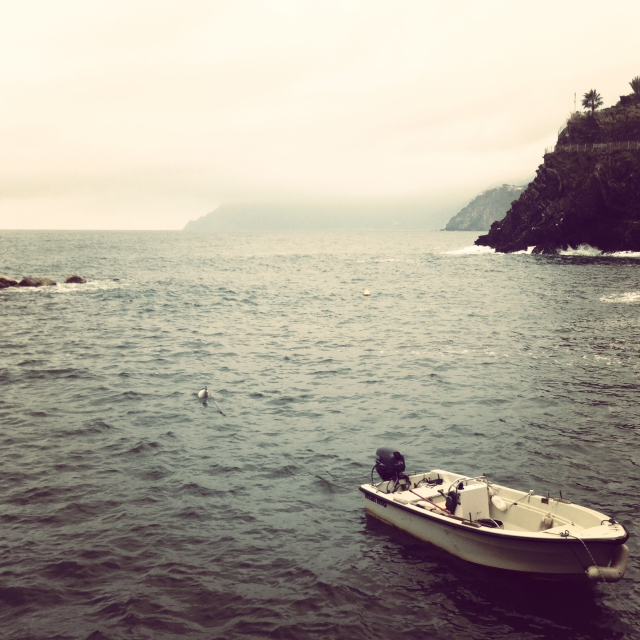
#> input picture test_img/image-10.jpg, 1280 x 1280 px (shown at 1/2 size)
$ python -i image_processing.py   (imports and definitions only)   (older library calls are emulated)
#> lines starting #> are read from the running program, lines starting #| are printed output that depends on the picture; after the words box and inside, x2 and y2 are one past the last pixel; in counts of white or black regions, pixels touching at a corner belong together
import qrcode
from PIL import Image, ImageFont, ImageDraw
import math


# [130 lines left out: functions add_QRCode, slice, rotate, not called in this run]


def round_corner(input_file_addr, radius=0.15, fixed=0):
    """
    Rounding corner to figure

    Parameters
    ----------
    input_file_addr: The address of input figure
    radius: If fixed = 0, radius represent in ratio; If fixed = 1, radius represent in pixel;
    fixed: 0 for using relative position, 1 for using fixed pixel position. (default = 0)

    Returns
    -------
    figure object

    """
#> called with input_file_addr = '../../test_img/image-10.jpg', radius = 0.15, fixed = 0
    image = Image.open(input_file_addr)
#> image is the input picture: PIL image 1280x1280 RGB; mean R, G, B 172.3, 164.5, 152.8
    imageW, imageH = image.size
#> imageW = 1280; imageH = 1280
    if fixed == 0:
        if radius >= 0.5:
            radius = 0.5
        radius = (int)(min(imageW, imageH) * radius)
#> radius = 192
    else:
        radius = min(radius, imageW / 2, imageH / 2)

    circle = Image.new('L', (radius * 2, radius * 2), 0)
#> circle: PIL image 384x384 L; every value is 0
    draw = ImageDraw.Draw(circle)
    draw.ellipse((0, 0, radius * 2, radius * 2), fill=255)
    alpha = Image.new('L', image.size, "white")
#> alpha: PIL image 1280x1280 L; every value is 255
    w, h = image.size
#> w = 1280; h = 1280
    alpha.paste(circle.crop((0, 0, radius, radius)), (0, 0))
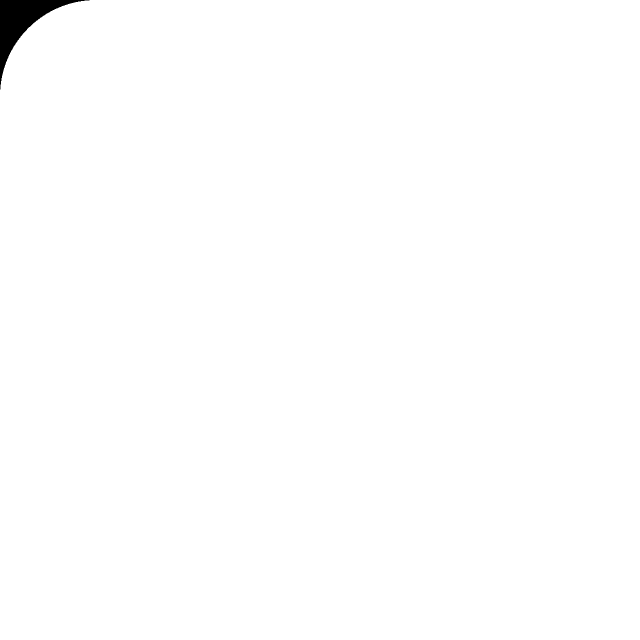
#> alpha: PIL image 1280x1280 L (shown at 1/2 size); 99.5% white; 1 black region, box (x1, y1, x2, y2) and area: (0, 0, 179, 179) 7966
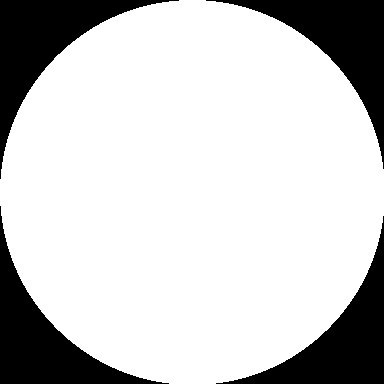
#> circle: PIL image 384x384 L; 78.9% white; 4 black regions, box (x1, y1, x2, y2) and area: (0, 0, 179, 179) 7966, (206, 0, 384, 169) 7787, (0, 206, 169, 384) 7787, (216, 216, 384, 384) 7609
    alpha.paste(circle.crop((0, radius, radius, radius * 2)), (0, h - radius))
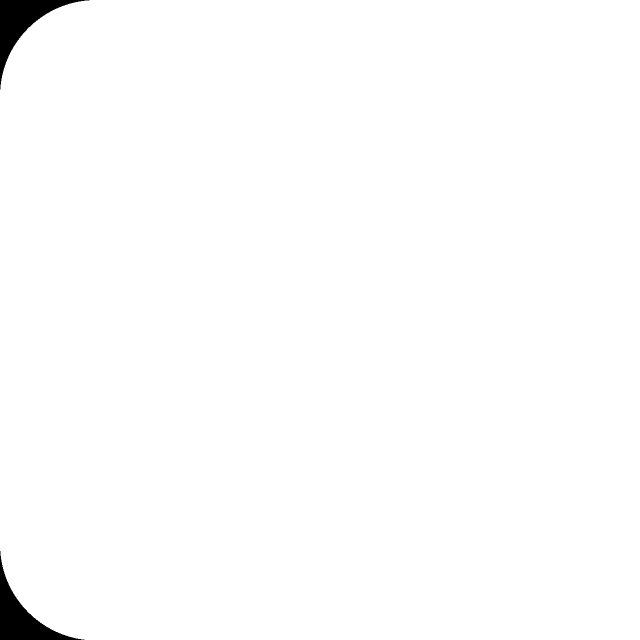
#> alpha: PIL image 1280x1280 L (shown at 1/2 size); 99% white; 2 black regions, box (x1, y1, x2, y2) and area: (0, 0, 179, 179) 7966, (0, 1102, 169, 1280) 7787
    alpha.paste(circle.crop((radius, 0, radius * 2, radius)), (w - radius, 0))
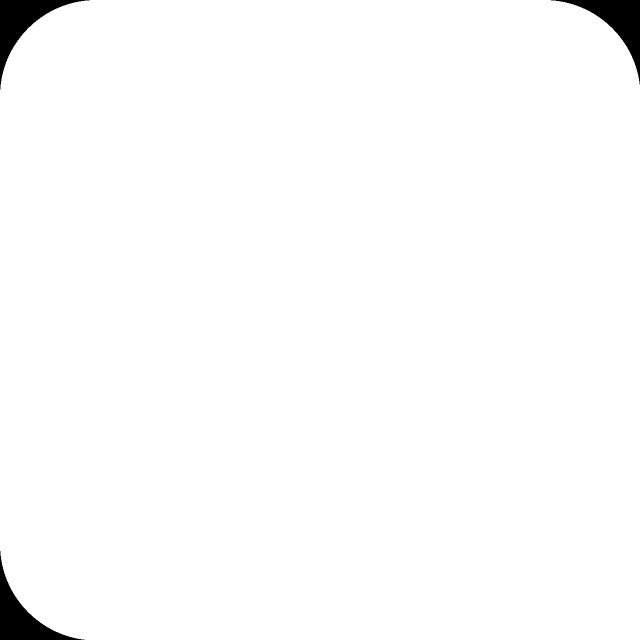
#> alpha: PIL image 1280x1280 L (shown at 1/2 size); 98.6% white; 3 black regions, box (x1, y1, x2, y2) and area: (0, 0, 179, 179) 7966, (1102, 0, 1280, 169) 7787, (0, 1102, 169, 1280) 7787
    alpha.paste(circle.crop((radius, radius, radius * 2,
                             radius * 2)), (w - radius, h - radius))
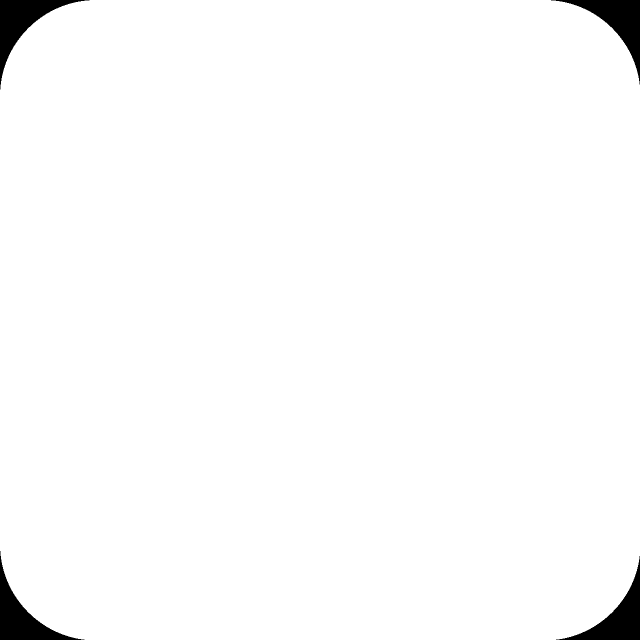
#> alpha: PIL image 1280x1280 L (shown at 1/2 size); 98.1% white; 4 black regions, box (x1, y1, x2, y2) and area: (0, 0, 179, 179) 7966, (1102, 0, 1280, 169) 7787, (0, 1102, 169, 1280) 7787, (1112, 1112, 1280, 1280) 7609
    image.putalpha(alpha)
#> image: PIL image 1280x1280 RGBA
    return image


# [146 lines left out: functions water_mark_text, water_mark_fig, thumbnail, not called in this run]

>>> result = round_corner('../../test_img/image-10.jpg')
